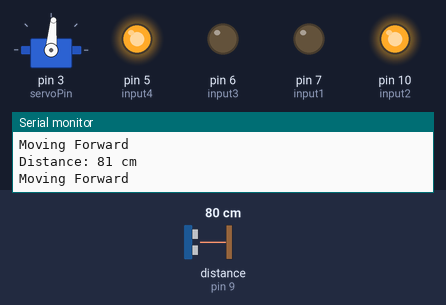
Simulated run of this sketch. Board: Arduino Uno, built with avr-gcc and run on an emulated ATmega328P. Shown: servo, output pins drawn as LEDs (lit = HIGH), the last lines printed to the serial monitor. Inputs (shaded band) come from the test bench; at power-on: distance to the obstacle (sensor on pin 9) 80 cm. The echo pulse lasts 58.3 µs per cm.

Above: at 3.2 s.
3.3 s: distance to the obstacle (sensor on pin 9) set to 33 cm
4.8 s: distance to the obstacle (sensor on pin 9) set to 29 cm
At 6.8 s:
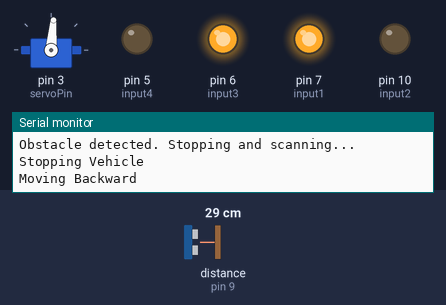
10.8 s: distance to the obstacle (sensor on pin 9) set to 35 cm
At 12.6 s:
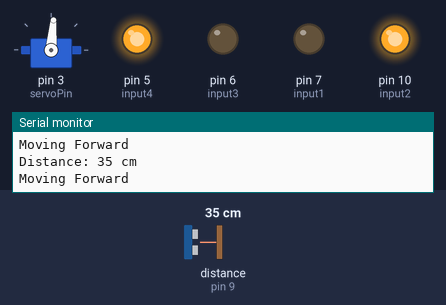
13.2 s: distance to the obstacle (sensor on pin 9) set to 2 cm
At 14.1 s:
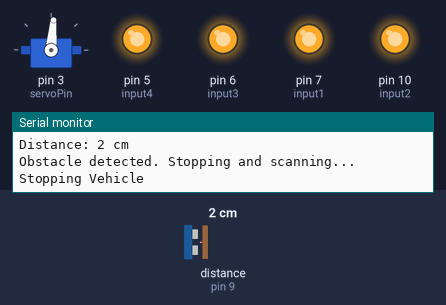
Timing chart, 0 to 17.2 s (numbered marks = the images above; inputs shaded):
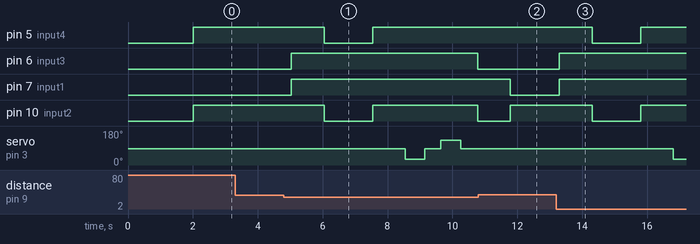

Measured:
- the behaviour switches between 31 and 30 cm on distance to the obstacle (sensor on pin 9) (found by bisection; images 0 and 1)
- after the input at 4.8 s, pin 5 (input4): HIGH → LOW after 1.2 s, → HIGH 1.5 s later; pin 6 (input3): LOW → HIGH after 0.23 s, → LOW 5.8 s later
- after the input at 10.8 s, pin 5 (input4): stays HIGH (without the input it goes to LOW after 2.0 s); pin 6 (input3): stays LOW (without the input it goes to HIGH after 0.98 s); pin 7 (input1): HIGH → LOW after 0.98 s; pin 10 (input2): goes on until 11.8 s, then stays HIGH
- after the input at 13.2 s, pin 5 (input4), pin 10 (input2): HIGH → LOW after 1.1 s, → HIGH 1.5 s later; pin 6 (input3), pin 7 (input1): LOW → HIGH after 0.09 s; servo on pin 3 (servoPin): 85° → 30° after 3.6 s

The sketch:

Vision_Vehicle.ino
```cpp
#include <Servo.h>
#include <NewPing.h>

// Motor control pins for two motors
const int input1 = 7;   // Motor 1 (right) forward
const int input2 = 10;  // Motor 1 (right) backward
const int input3 = 6;   // Motor 2 (left) forward
const int input4 = 5;   // Motor 2 (left) backward

Servo servo1;           // Servo to scan left and right
int servoPin = 3;
int servoPos = 0;
int servoTargetPos = 179;  // Start by moving to 179°
int servoTimer = 10;       // Reduced timer for faster servo movement
unsigned long servoMillis;
unsigned long currentMillis;

// Ultrasonic sensor pins
const int trigPin = 8;  // Trig pin connected to digital pin 8
const int echoPin = 9;  // Echo pin connected to digital pin 9

int distance;
int distanceThreshold = 30;  // Minimum distance to detect an obstacle (in cm)

NewPing radar(trigPin, echoPin, 100);  // Ultrasonic sensor setup

// Movement flags and speed
boolean goesForward = false;

// Function prototypes
int getDistance();
void moveForward();
void moveBackward();
void stopVehicle();
void turnLeft();
void turnRight();
int lookRight();
int lookLeft();

void setup() {
  // Initialize serial communication
  Serial.begin(9600);
  Serial.println("Servo and Obstacle Detection");

  // Attach the servo to pin 3
  servo1.attach(servoPin);
  servo1.write(85);  // Reset servo to center

  // Set motor control pins as OUTPUT
  pinMode(input1, OUTPUT);
  pinMode(input2, OUTPUT);
  pinMode(input3, OUTPUT);
  pinMode(input4, OUTPUT);

  delay(2000);  // Let everything initialize
}

void loop() {
  int distanceR = 0;
  int distanceL = 0;

  // Measure the distance using the ultrasonic sensor
  distance = getDistance();

  // Print the distance to the serial monitor
  Serial.print("Distance: ");
  Serial.print(distance);
  Serial.println(" cm");

  // Check if the obstacle is within range
  if (distance <= distanceThreshold) {
    Serial.println("Obstacle detected. Stopping and scanning...");

    // Stop the vehicle when obstacle is detected
    stopVehicle();
    delay(1000);

    // Move backward slightly to avoid the obstacle
    moveBackward();
    delay(1500);
    stopVehicle();
    delay(1000);

    // Look right and left using the servo to find the direction with more space
    distanceR = lookRight();
    delay(500);
    distanceL = lookLeft();
    delay(500);

    Serial.print("Distance Right: ");
    Serial.println(distanceR);
    Serial.print("Distance Left: ");
    Serial.println(distanceL);

    // Decide which direction to turn based on the distances
    if (distanceR > distanceL) {
      Serial.println("More space on the right. Turning right...");
      turnRight();
    } else if (distanceL > distanceR) {
      Serial.println("More space on the left. Turning left...");
      turnLeft();
    } else {
      Serial.println("Equal space on both sides. Defaulting to right turn...");
      turnRight();  // Default to turning right in case of equal distances
    }

    // After turning, move forward in the new direction
    // moveForward();
  } else {
    // No obstacle, keep moving forward
    moveForward();
  }

  delay(500);  // Small delay for stability
}

// Look to the right
int lookRight() {
  servo1.write(30);  // Turn servo to the right
  delay(500);        // Wait for the servo to settle
  int distance = getDistance();
  delay(100);
  servo1.write(85);  // Reset servo to center
  return distance;
}

// Look to the left
int lookLeft() {
  servo1.write(130);  // Turn servo to the left
  delay(500);         // Wait for the servo to settle
  int distance = getDistance();
  delay(100);
  servo1.write(85);  // Reset servo to center
  return distance;
}

// Function to measure distance using the NewPing library
int getDistance() {
  int cm = radar.ping_cm();
  if (cm == 0) {
    cm = 250;  // If no obstacle detected, set a high distance
  }
  return cm;
}

// Move the vehicle forward (both motors forward)
void moveForward() {
  goesForward = true;
  digitalWrite(input1, LOW);   // Right motor forward
  digitalWrite(input2, HIGH);  // Right motor stop backward
  digitalWrite(input3, LOW);   // Left motor forward
  digitalWrite(input4, HIGH);  // Left motor stop backward
  Serial.println("Moving Forward");
}

// Move the vehicle backward (both motors backward)
void moveBackward() {
  goesForward = false;
  digitalWrite(input1, HIGH);  // Right motor backward
  digitalWrite(input2, LOW);   // Right motor stop forward
  digitalWrite(input3, HIGH);  // Left motor backward
  digitalWrite(input4, LOW);   // Left motor stop forward
  Serial.println("Moving Backward");
}

// Stop the vehicle (stop both motors)
void stopVehicle() {
  digitalWrite(input1, HIGH);
  digitalWrite(input2, HIGH);
  digitalWrite(input3, HIGH);
  digitalWrite(input4, HIGH);
  Serial.println("Stopping Vehicle");
}

// Turn the vehicle left (right motor forward, left motor backward)
void turnLeft() {
  digitalWrite(input1, LOW);   // Right motor forward
  digitalWrite(input2, HIGH);  // Right motor stop backward
  digitalWrite(input3, HIGH);  // Left motor backward
  digitalWrite(input4, LOW);   // Left motor stop forward
  delay(500);                  // Turn for 500ms
  Serial.println("Turning Left");
}

// Turn the vehicle right (left motor forward, right motor backward)
void turnRight() {
  digitalWrite(input1, HIGH);  // Right motor backward
  digitalWrite(input2, LOW);   // Right motor stop forward
  digitalWrite(input3, LOW);   // Left motor forward
  digitalWrite(input4, HIGH);  // Left motor stop backward
  delay(500);                  // Turn for 500ms
  Serial.println("Turning Right");
}
```
